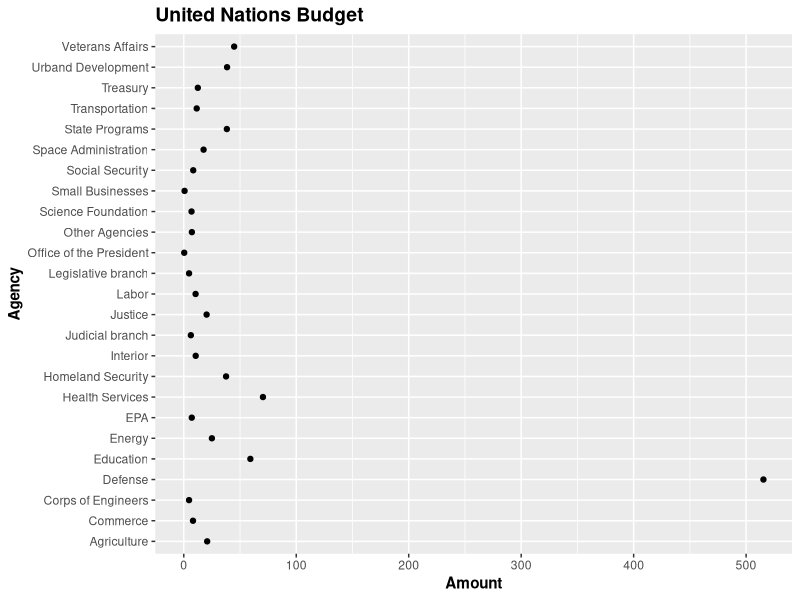
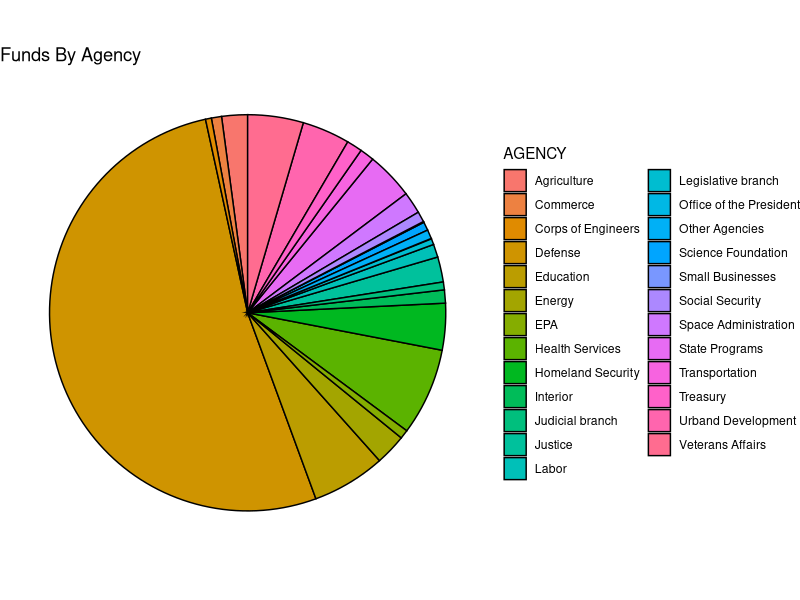
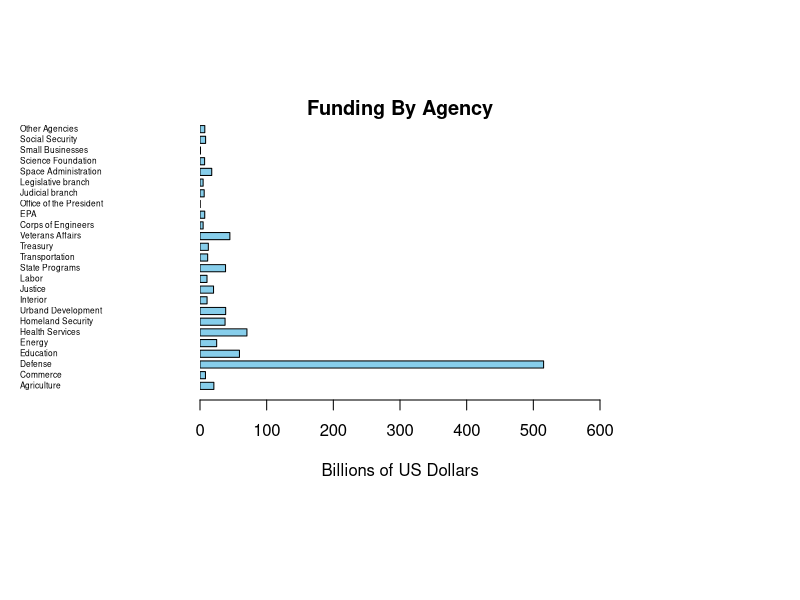
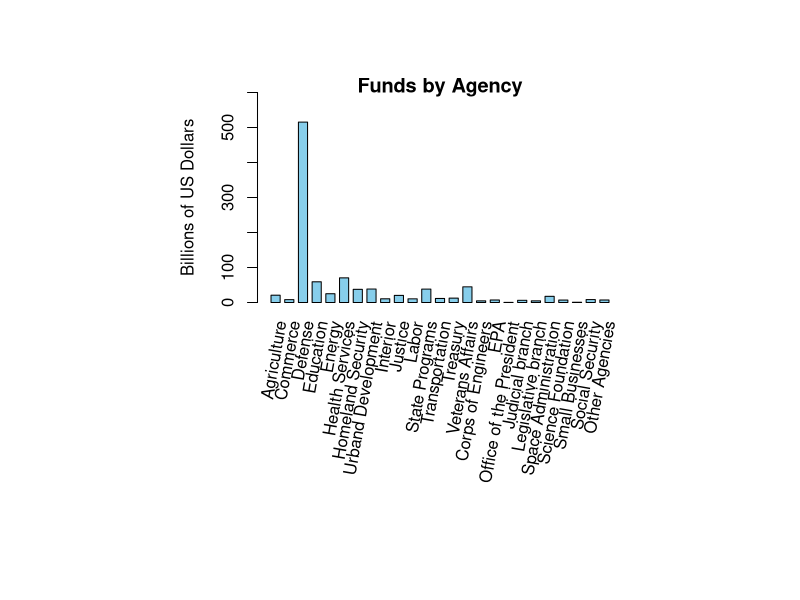
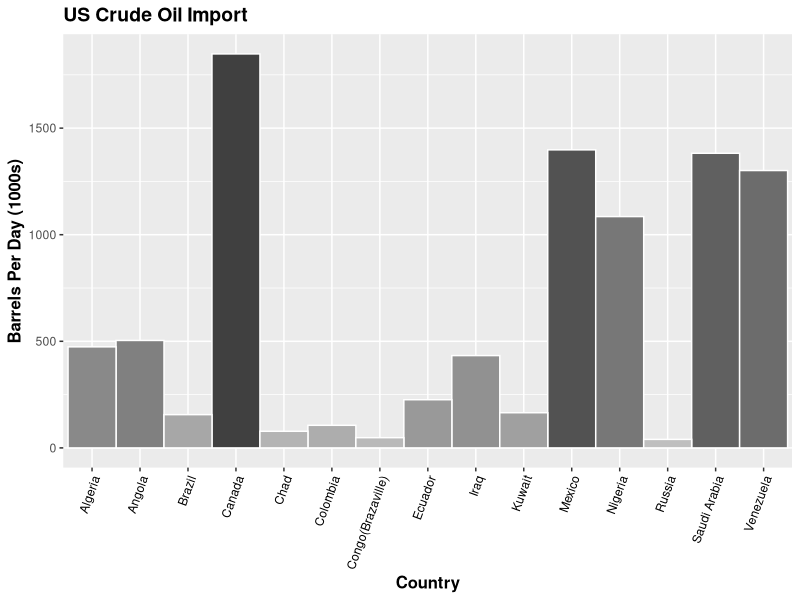
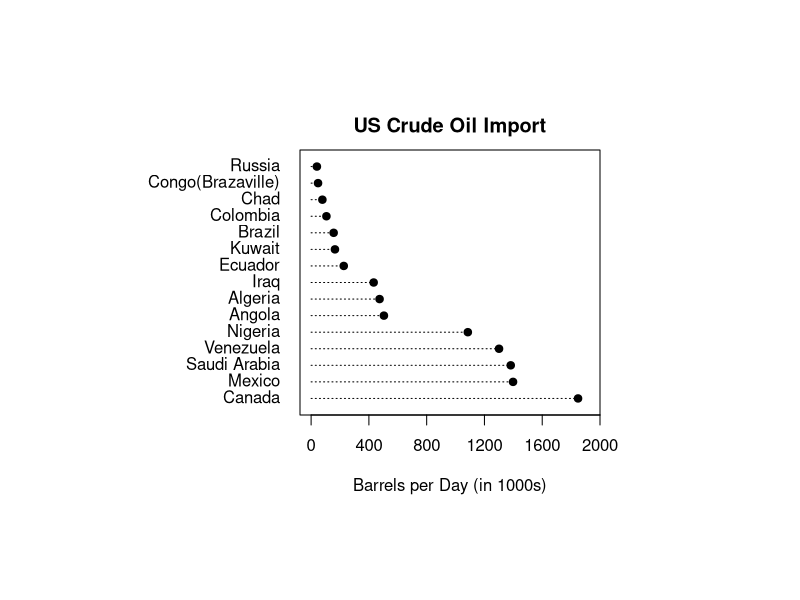

These figures' R source, in order:
## ---- chunk 1
knitr::opts_chunk$set(echo = TRUE)
## ---- chunk 2
library(ggplot2)
require(ggplot2)
require(ggthemes)

agency <- c("Agriculture",
            "Commerce",
            "Defense",
            "Education",
            "Energy",
            "Health Services",
            "Homeland Security",
            "Urband Development",
            "Interior",
            "Justice",
            "Labor",
            "State Programs",
            "Transportation",
            "Treasury",
            "Veterans Affairs",
            "Corps of Engineers",
            "EPA",
            "Office of the President",
            "Judicial branch",
            "Legislative branch",
            "Space Administration",
            "Science Foundation",
            "Small Businesses",
            "Social Security",
            "Other Agencies")

amount <- c(20.8, 8.2, 515.4, 59.2, 25.0, 70.4, 37.6, 38.5,
            10.6, 20.3, 10.5, 38.3, 11.5, 12.5, 44.8, 4.7, 
            7.1, 0.4, 6.3, 4.7, 17.6, 6.9, 0.7, 8.4, 7.2)

AMOUNT <- amount
AGENCY <- agency

US_dotplot <- data.frame(AGENCY, AMOUNT)

figure_1 <- ggplot(US_dotplot) +
  geom_point(aes(x = AMOUNT, y = AGENCY)) + xlab("Amount") + ylab(("Agency")) +theme(axis.title.x = element_text(face = "bold"),    axis.title.y = element_text(face = "bold"), plot.title = element_text(face = "bold", size = "14")) + ggtitle("United Nations Budget")

print(figure_1)
## ---- chunk 3
figure_2 <- ggplot(US_dotplot, aes(x = "", y = AMOUNT,  fill = AGENCY)) +
  geom_bar(stat = "identity", width = 1, color = "black")+ ggtitle("Funds By Agency") +
  coord_polar("y", start = 0) +
  theme_void()

print(figure_2)
## ---- chunk 4
par(fin=c(4.00,4.00),pin=c(4.00,4.00),
mai=c(1.0, 0.0, 0.15, 0))
barplot(AMOUNT,space=0.5,names.arg=NULL,
          horiz=TRUE,axes=FALSE,xlim=c(0,600),
          xlab="Billions of US Dollars",col="skyblue", main = "Funding By Agency")
  
  yy<-1.5*(1:length(AMOUNT)-0.33)
  axis(1,tick=TRUE,yaxp=c(0,600,10))
  yy<-1.5*(1:length(AMOUNT)-.375)
  axis(2,at=yy+0.2,labels=AGENCY,tck=0,tcl=0,col=0,las=2,hadj=0,outer=TRUE,line=-2,cex.axis=0.5)

## ---- chunk 5
agency <- c("Agriculture",
            "Commerce",
            "Defense",
            "Education",
            "Energy",
            "Health Services",
            "Homeland Security",
            "Urband Development",
            "Interior",
            "Justice",
            "Labor",
            "State Programs",
            "Transportation",
            "Treasury",
            "Veterans Affairs",
            "Corps of Engineers",
            "EPA",
            "Office of the President",
            "Judicial branch",
            "Legislative branch",
            "Space Administration",
            "Science Foundation",
            "Small Businesses",
            "Social Security",
            "Other Agencies")

amount <- c(20.8, 8.2, 515.4, 59.2, 25.0, 70.4, 37.6, 38.5,
            10.6, 20.3, 10.5, 38.3, 11.5, 12.5, 44.8, 4.7, 
            7.1, 0.4, 6.3, 4.7, 17.6, 6.9, 0.7, 8.4, 7.2)

AMOUNT <- amount
AGENCY <- agency

US_Barplot <- data.frame(AGENCY, AMOUNT)


#
par(fin=c(4.45,4.45),pin=c(4.45,4.45),
mai=c(2.2,0.8,0.15,0.0))
#
barplot(AMOUNT,space=0.5,names.arg=NULL,
horiz=FALSE,axes=FALSE,y=c(0,600),
ylab="Billions of US Dollars",col="skyblue", main = "Funds by Agency")

#
yy<-1.5*(1:length(amount)-0.33)
axis(2,tick=TRUE,xaxp=c(0,600,10))
text(x=yy-0.2,y=-50,labels=AGENCY,
offset=0,srt=80,adj=c(1.0,1.0),xpd=TRUE)

## ---- chunk 6
library(ggplot2)
require(ggplot2)
require(ggthemes)

country <- c("Canada",
             "Saudi Arabia",
             "Mexico",
             "Nigeria",
             "Venezuela",
             "Iraq",
             "Angola",
             "Kuwait",
             "Colombia",
             "Algeria",
             "Ecuador",
             "Brazil",
             "Congo(Brazaville)",
             "Chad",
             "Russia")

barrels <- c(1848, 1382, 1398, 1085, 1301,
             433, 504, 165, 106, 474, 226,
             156, 48, 78, 40)

COUNTRY <- country
BARRELS <- barrels

US_CRUDE_OIL <- data.frame(COUNTRY, BARRELS)

figure_5 <- ggplot(US_CRUDE_OIL, aes(x = COUNTRY, y = BARRELS, fill = as.factor(BARRELS))) +
geom_bar(stat = "identity", width = 1, color = "white") + scale_fill_grey(start = 0.75, end = 0.25) + theme(legend.position = "none", axis.text.x = element_text(angle = 70, hjust = 1, color = "black"), plot.title = element_text(size = 14, face = "bold"), axis.title.x = element_text(color = "black", size = 12, face = "bold"), axis.title.y = element_text(color = "black", size = 12, face = "bold")) + ggtitle("US Crude Oil Import") + xlab("Country") + ylab("Barrels Per Day (1000s)")

print(figure_5)
## ---- chunk 7
country <- c("Canada",
             "Saudi Arabia",
             "Mexico",
             "Nigeria",
             "Venezuela",
             "Iraq",
             "Angola",
             "Kuwait",
             "Colombia",
             "Algeria",
             "Ecuador",
             "Brazil",
             "Congo(Brazaville)",
             "Chad",
             "Russia")

barrels <- c(1848, 1382, 1398, 1085, 1301,
             433, 504, 165, 106, 474, 226,
             156, 48, 78, 40)

COUNTRY <- country
BARRELS <- barrels

US_CRUDE_OIL <- data.frame(COUNTRY, BARRELS)


US_CRUDE_OIL_new <- US_CRUDE_OIL[order(US_CRUDE_OIL[, 2], decreasing = FALSE),]
US_CRUDE_OIL_new 
## ---- chunk 8
Country<-US_CRUDE_OIL_new$COUNTRY[length(US_CRUDE_OIL_new$COUNTRY):1]
Barrels<-US_CRUDE_OIL_new$BARRELS[length(US_CRUDE_OIL_new$BARRELS):1]


par(fin=c(4.00,4.00),pin=c(4.00,4.00),
mai=c(0.85,1.0,0.5,0.0))

plot(Barrels,1:length(Country),type="n",
xaxt="n",yaxt="n",xlim=c(0,2000/1.04),
ylim=c(0,length(Country)+1),
xlab='Barrels per Day (in 1000s)',
ylab='',xaxs="r",yaxs="i", main = "US Crude Oil Import")


for (i in 1:length(Country)) lines(x=c(0,Barrels[i]),
y=c(i,i),lty=3)
points(x=Barrels,y=1:length(Country),pch=19,cex=1.0)
axis(1,at=400*(0:5),labels=TRUE,tick=TRUE,outer=FALSE)
axis(2,at=1:15+0.5,labels=Country,tick=FALSE,
outer=FALSE,las=2,hadj=1,padj=1)

